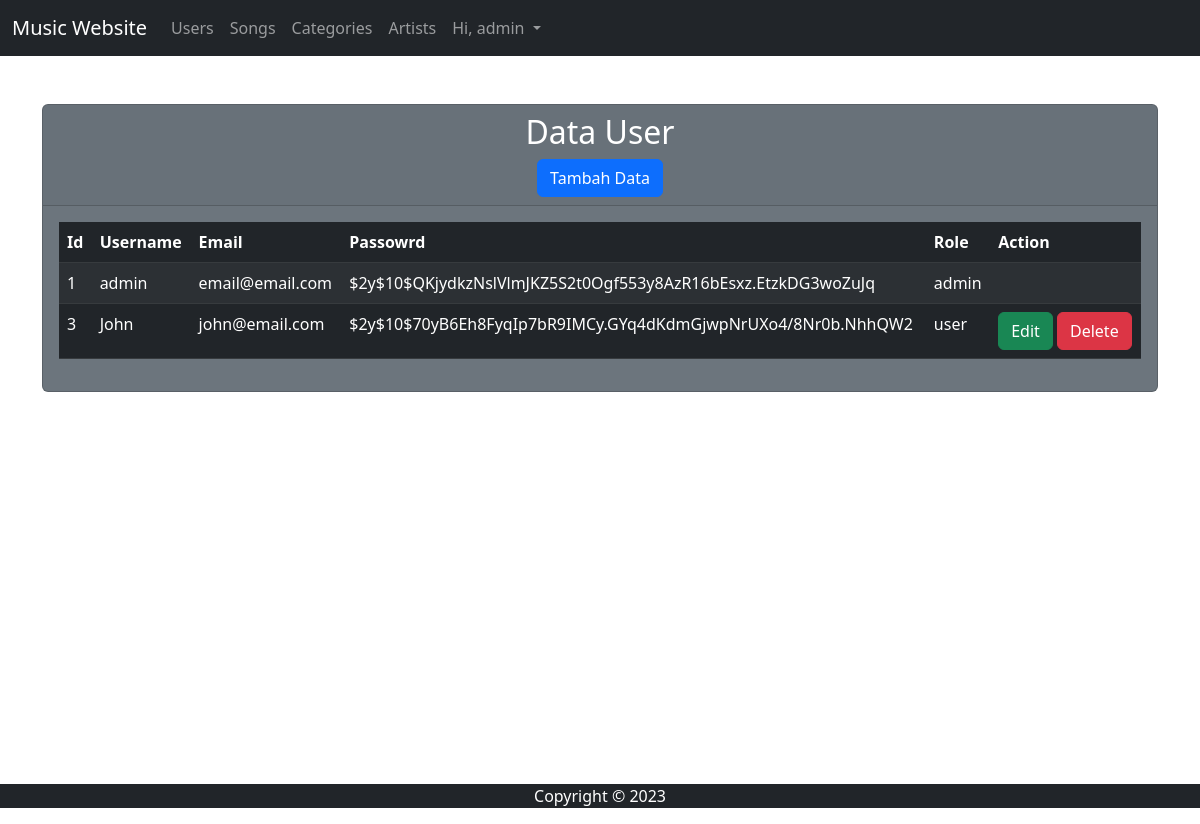
Before: /page/admin/users.php (signed in) with the older database file.
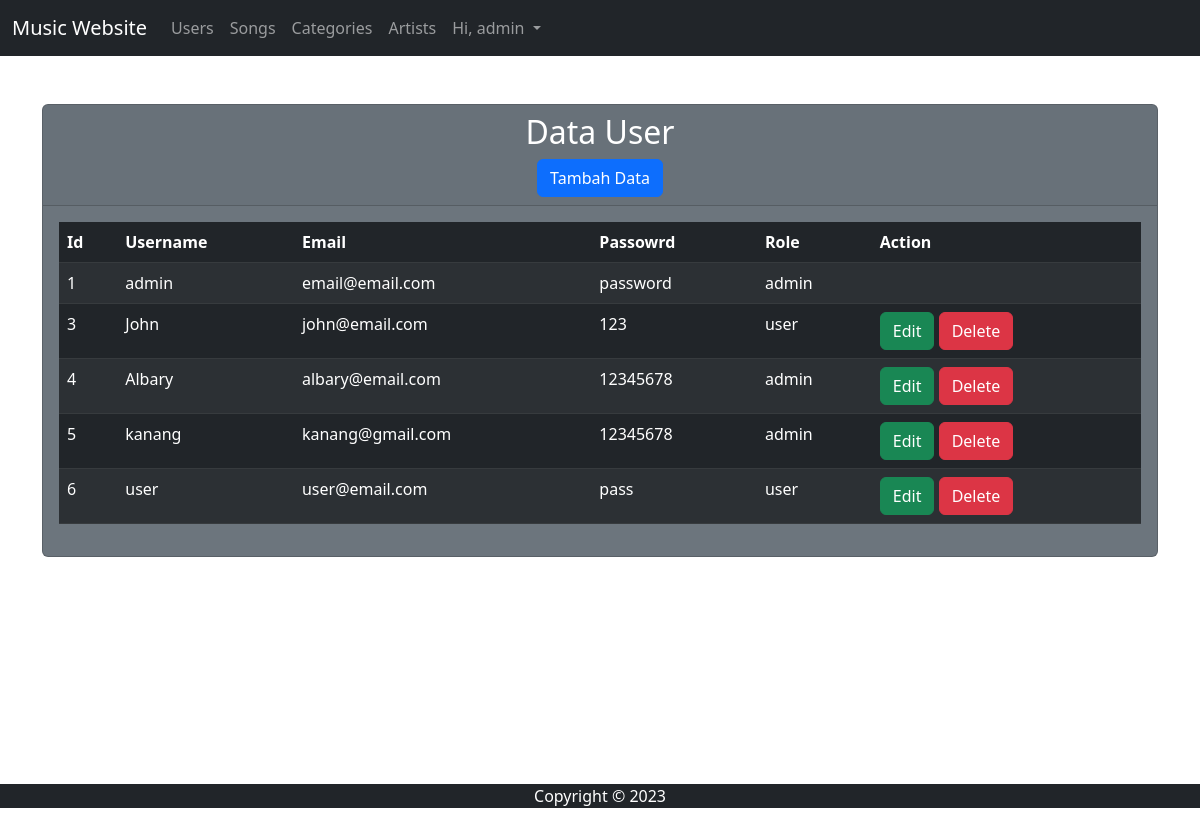
After: the same page with the newer database file.
### tables this page shows
CREATE TABLE `users` (
  `id` int(11) NOT NULL,
  `username` varchar(30) NOT NULL,
  `email` varchar(100) NOT NULL,
  `password` varchar(255) NOT NULL,
  `role` varchar(10) NOT NULL,
  `date` datetime NOT NULL
);

### page/admin/users.php (the view, shortened to what this page needs)
<!DOCTYPE html>
<html lang="en">
<head>
    <link href="https://cdn.jsdelivr.net/npm/bootstrap@5.2.3/dist/css/bootstrap.min.css" rel="stylesheet">
</head>
<body>
<header class="bg-dark">
        <nav class="navbar navbar-expand-lg navbar-dark">
            <div class="container-fluid">
                <a class="navbar-brand" href="#">Music Website</a>
                <div class="collapse navbar-collapse" id="navbarNav">
                    <ul class="navbar-nav">
                        <li class="nav-item">
                            <a class="nav-link" href="users.php">Users</a>
                        </li>
                        <li class="nav-item">
                            <a class="nav-link" href="songs.php">Songs</a>
                        </li>
                        <li class="nav-item">
                            <a class="nav-link" href="categories.php">Categories</a></a>
                        </li>
                        <li class="nav-item">
                            <a class="nav-link" href="artists.php">Artists</a>
                        </li>
                        <li class="nav-item dropdown">
                            <a class="nav-link dropdown-toggle" href="#" role="button" data-bs-toggle="dropdown" aria-expanded="false">
                                Hi, admin
                            </a>
                        </li>
                    </ul>
                </div>
            </div>
        </nav>
    </header>
    <main>
		<div class="container mt-5">
			<div class="card text-white bg-secondary mb-3">
				<div class="card-header">
                    <center>
					<h2 class="text-center">Data User</h2>
                    <center>
                    <a class="btn btn-primary " href="tambah.php" role="button">Tambah Data</a>
				</div>
				<div class="card-body">
					<table class="table table-dark table-striped table-hover">
						<thead>
							<tr>
								<th scope="col">Id</th>
								<th scope="col">Username</th>
								<th scope="col">Email</th>
								<th scope="col">Passowrd</th>
								<th scope="col">Role</th>
								<th scope="col">Action</th>
							</tr>
						</thead>
						<tbody>
							<?php
							include '../../core/koneksi.php';
							$query = mysqli_query($konek, "select * from users");
							while ($data = mysqli_fetch_array($query)) { ?>
								<tr>
									<td><?php echo $data['id']; ?></td>
									<td><?php echo $data['username']; ?></td>
									<td><?php echo $data['email']; ?></td>
									<td><?php echo $data['password']; ?></td>
									<td><?php echo $data['role']; ?></td>
									<td>
									<?php
										if ($_SESSION["id"]<$data['id']||$data['role']=="user") {
											echo '
												<a class="btn btn-success" href="edit.php?id='.$data['id'].'">Edit</a>
												<a class="btn btn-danger" href="../../core/hapus_user.php?id='.$data['id'].'">Delete</a>
											';
										}
									?>
									</td>
								</tr>
							<?php } ?>
						</tbody>
					</table>
				</div>
			</div>
		</div>
    </main>
    <footer class="bg-dark">
        <div class="container text-center text-white">
            <p>Copyright &copy; <?=date("Y")?></p>
        </div>
    </footer>
</body>
</html>

### page/admin/users.php (style rules this page uses)
main { min-height:85vh; }

Changed rows visible on the page:
changed users "email@email.com": password "$2y$10$QKjydkzNslVlmJKZ5S2t0Ogf553y8AzR16bEsxz.EtzkDG3woZuJq" → "password"
changed users "John": password "$2y$10$70yB6Eh8FyqIp7bR9IMCy.GYq4dKdmGjwpNrUXo4/8Nr0b.NhhQW2" → "123"
added users: id "4", username "Albary", email "albary@email.com", password "12345678", role "admin"
added users: id "5", username "kanang", email "kanang@gmail.com", password "12345678", role "admin"
added users: id "6", username "user", email "user@email.com", password "pass", role "user"
